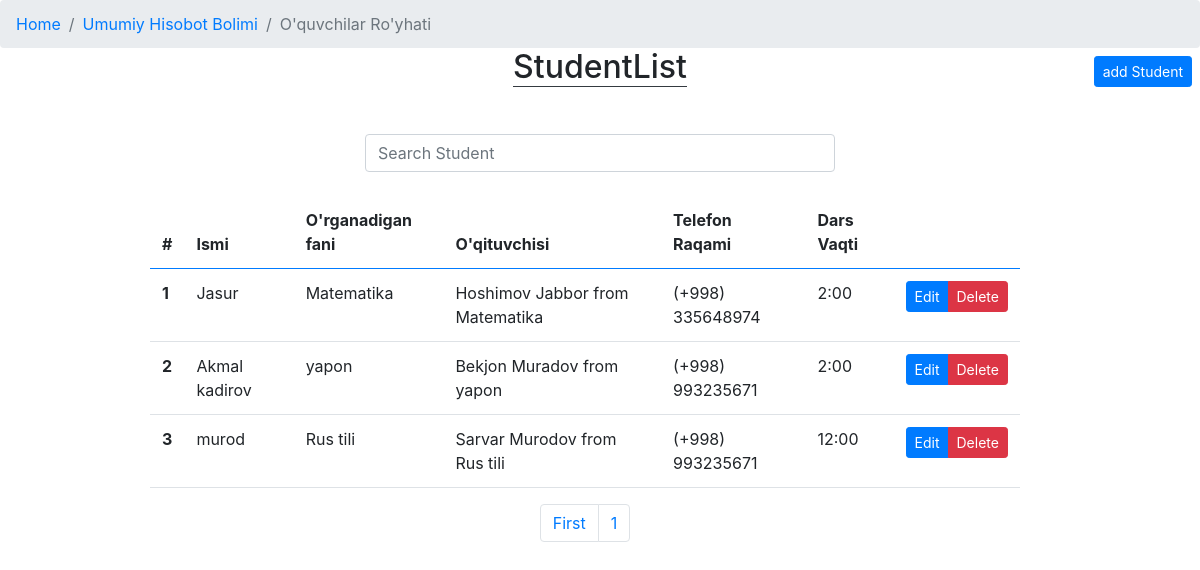
/profile/all/students/ (signed in), run on an earlier commit of the app's database.
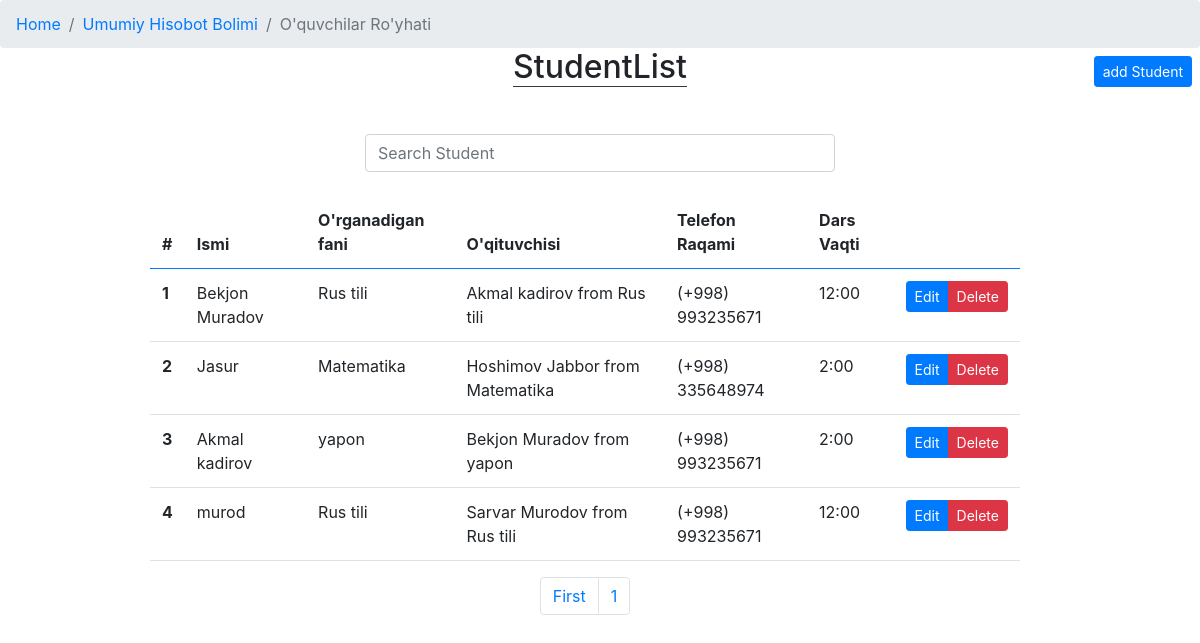
And on a later commit of the database.
### app/models.py (models this page shows, shortened)
class Student(models.Model):
    f_name = models.CharField(_("To'liq ismi"), max_length=100)
    subject = models.ForeignKey(Subject, verbose_name=_("O'rganadigan fani"), on_delete=models.CASCADE)
    teacher = models.ForeignKey(Teacher, verbose_name=_("O'qituvchisi"), on_delete=models.CASCADE)
    phone_num = models.CharField(_("Telefon raqami"), max_length=9)
    study_days = models.CharField(_("O'qish Kunlari"), max_length=50, choices=study_days, default='option')
    study_type = models.CharField(_("O'qish turi"), max_length=50, choices=study_type, default='option')
    lesson_time = models.CharField(_("Dars boshlanish vaqti"), max_length=50)
    registered_date = models.DateTimeField(_("Ro'yhatga olingan vaqti"), auto_now_add=True)
    """Bitta student shu oyda necha pul tolov qilganligini ko'rsatadi"""

class Subject(models.Model):
    name =models.CharField(_("Fan nomi"), max_length=100, unique=True)
    added_date = models.DateTimeField(_("qoshilgan fani"), auto_now_add=True)
    def __str__(self):
        return self.name
    """Bitta fan uchun shu oyda qancha tolanganligini ko'rsatadi"""
    """Bitta fanda nechta o'qituvchi borligini ko'rsatadi"""
    """Bitta fanda nechta o'quvchi borligini ko'rsatadi"""

class Teacher(models.Model):
    f_name = models.CharField(_("To'liq ismi"), max_length=100)
    subject = models.ForeignKey(Subject, verbose_name=_("O'qitadigan fani"), on_delete=models.CASCADE)
    address = models.CharField(_("Manzil"), max_length=100)
    phone_num = models.CharField(_("Telefon raqami"), max_length=9)
    level = models.CharField(_("Ilmiy darajasi"), max_length=100)
    sertificate = models.ImageField(_("Sertificate"), upload_to=f'sertificetes/teachers/', null=True, blank=True)
    experience = models.CharField(_("Tajribasi"), max_length=50)
    registred_time = models.DateTimeField(_("royhatga olingan vaqt"), auto_now_add=True)
    def __str__(self):
        return f'{self.f_name} from {self.subject.name}'
    """Bitta fan uchun shu oyda qancha tolanganligini ko'rsatadi"""
    """Bitta o'qituvchi qancha oylik olishligini ko'rsatadi"""
    """Hamma o'qituvchi qancha olishligini ko'rsatadi"""
    """Bitta O'qituvchida nechta o'quvchi borligini ko'rsatadi"""

### app/views.py (the view)
# urls.py: path("all/students/", StudentsList.as_view(), name="StudentList"),
class StudentsList(ListView):
    model = Student
    template_name = 'all/all_students.html'
    ordering = '-registered_date'
    paginate_by = 5

### app/templates/all/all_students.html (shortened to what this page needs)
{% extends "index.html" %}
{% block content %}
<nav aria-label="breadcrumb" class="fixed-top">
    <ol class="breadcrumb">
        <li class="breadcrumb-item" ><a href="{% url 'app:Home' %}">Home</a></li>
        <li class="breadcrumb-item" ><a href="{% url 'app:ReportSection' %}">Umumiy Hisobot Bolimi</a></li>
        <li class="breadcrumb-item active" aria-current="page">O'quvchilar Ro'yhati</li>
    </ol>
</nav>
<div class="text-right fixed-top mt-5">
    <a href="{% url 'app:RegisterStudent' %}" class="mt-2 btn btn-primary btn-sm mr-2">add Student</a>
</div>
<div class="wrapper my-5">
    <h2 class="text-center"><span class="border-bottom border-dark"> StudentList </span></h2>
</div>
<div class="col-md-5 m-auto">
    <form action="{% url 'app:SearchStudent'  %}" class="my-4" method="get">
        <input class="form-control" type="search" name="S" id="" placeholder="Search Student">
    </form>
</div>
<div class="row" style="margin-right: 15px;">
    <div class="col-md-9 m-auto">
        <table class="table table-hover table-borderless">
            <thead class="border-bottom border-primary">
                <tr>
                    <th>#</th>
                    <th>Ismi</th>
                    <th>O'rganadigan fani</th>
                    <th>O'qituvchisi</th>
                    <th>Telefon Raqami</th>
                    <th>Dars Vaqti</th>
                    <th></th>
                </tr>
            </thead>
            <tbody>
                {% for i in object_list %}
                    <tr class="border-bottom">
                        <th>{{ forloop.counter }}</th>
                        <td> {{i.f_name}} </td>
                        <td> {{i.subject}} </td>
                        <td> {{i.teacher}}</td>
                        <td> (+998) {{i.phone_num}} </td>
                        <td> {{i.lesson_time}} </td>
                        <td class="btn-group btn-group-sm">
                            <a href="{% url 'app:UpdateStudent' pk=i.pk %}" class="btn btn-primary" >Edit</a>
                            {% if user.admin == True %}
                            <button type="button" class="btn btn-danger" data-toggle="modal" data-target="#exampleModal{{i.pk}}">
                                Delete
                            </button>
                        {% endif %}
                        </td>
                    </tr>
                            </div>
                {% endfor %}
        <nav aria-label="Page navigation example">
            <ul class="pagination justify-content-center">
                <li class="page-item"><a href="?page=1" class="page-link">First</a></li>
                <li class="page-item"><a href="?page={{ page_obj.number }}" class="page-link">{{ page_obj.number }}</a></li>
            </ul>
        </nav>
{% endblock content %}

What changed in the data, as far as the page shows it:
added Student: f_name "Bekjon Muradov", subject "Rus tili", teacher "Akmal kadirov from Rus tili", phone_num "993235671", lesson_time "12:00"
